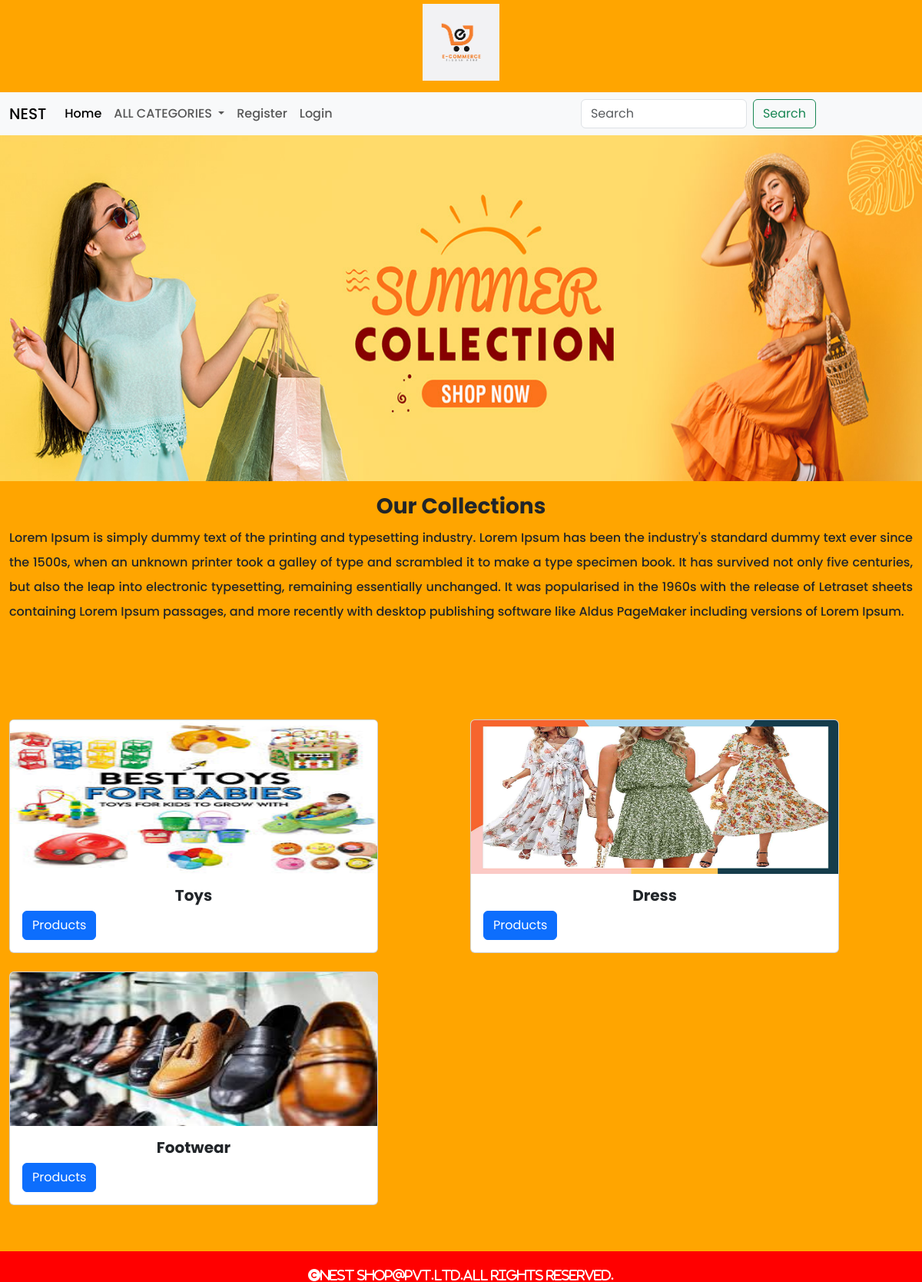
The page / on the database its author committed.
### shop/models.py (models this page shows, shortened)
class Category(models.Model):
    name=models.CharField(max_length=20)
    desc=models.TextField()
    image=models.ImageField(upload_to="images/category",null=True,blank=True)

### shop/views.py (the view)
# urls.py: path('',views.allcategories,name="category"),
def allcategories(request):
    c=Category.objects.all()
    return render(request,'category.html',{'c':c})

### cart/context_processors.py (called while the page is built)
def total(request):
    item_count=0
    if request.user:
     u=request.user
     try:
        cart=Cart.objects.filter(user=u)
        for i in cart:
            item_count+=i.quantity
     except:
       item_count=0
    return {'count':item_count}

### shop/context_processors.py (called while the page is built)
def menu_links(request):
    c=Category.objects.all()
    return {'links':c}

### templates/category.html
{% extends 'base.html' %}
{% load static %}
{% block content %}
<div>
    <img src="{% static 'images/img.png' %}" height="450px" width="100%">
</div>
<div class="container-fluid mt-3" style="margin-bottom:100px;" >
    <h3 class="text-center fw-bold">Our Collections</h3>
    <p style="text-align:justify;line-height:2;">Lorem Ipsum is simply dummy text of the printing and typesetting industry. Lorem Ipsum has been the industry's standard dummy text ever since the 1500s, when an unknown printer took a galley of type and scrambled it to make a type specimen book. It has survived not only five centuries, but also the leap into electronic typesetting, remaining essentially unchanged. It was popularised in the 1960s with the release of Letraset sheets containing Lorem Ipsum passages, and more recently with desktop publishing software like Aldus PageMaker including versions of Lorem Ipsum.</p>
</div>
<div class="container-fluid mt-3" style="margin-bottom:100px;">
  <div class="row">
    {% for i in c %}
      <div class="col mt-4 ">
        <div class="card" style="width: 30rem;">
          <img src="{{ i.image.url }}" class="card-img-top" alt="{{ i.name }}" height="200px" width="100%">
          <div class="card-body">
            <h5 class="card-title text-center fw-bold" >{{ i.name }}</h5>
            <a href="{% url 'shop:productdetails' i.name %}" class="btn btn-primary">Products</a>
          </div>
        </div>
      </div>
    {% endfor %}
  </div>
</div>
{% endblock %}

### static/css/style.css (style rules this page uses)
body { font-family: "Poppins", sans-serif; font-weight: 500; font-style: normal; background-color: orange; }

### rows shown on the page
Category: image (picture), name "Toys"
Category: image (picture), name "Dress"
Category: image (picture), name "Footwear"
